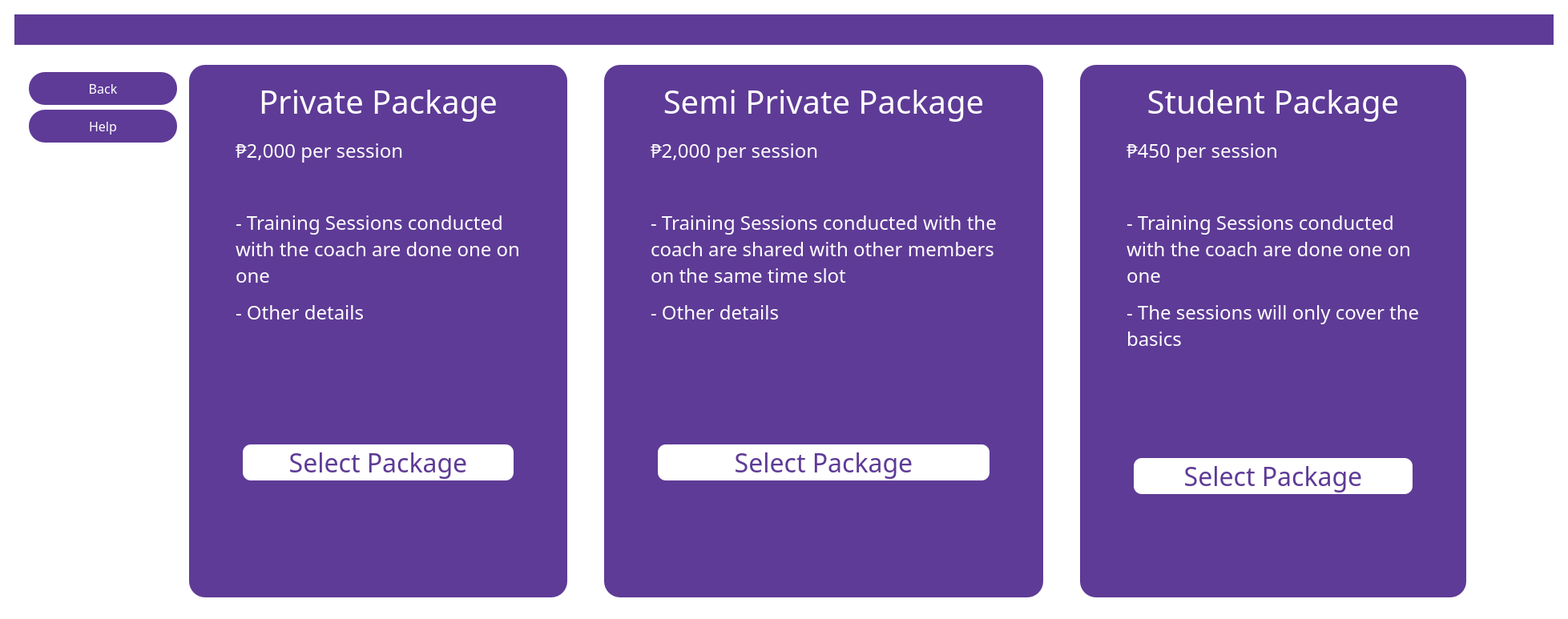
<?xml version="1.0" encoding="UTF-8"?>
<ui version="4.0">
 <class>MainWindow</class>
 <widget class="QMainWindow" name="MainWindow">
  <property name="geometry">
   <rect>
    <x>0</x>
    <y>0</y>
    <width>1957</width>
    <height>773</height>
   </rect>
  </property>
  <property name="windowTitle">
   <string>MainWindow</string>
  </property>
  <property name="styleSheet">
   <string notr="true">QMainWindow
{
background:white;
}</string>
  </property>
  <widget class="QWidget" name="centralwidget">
   <property name="styleSheet">
    <string notr="true">QWidget
{
background: white;
}</string>
   </property>
   <layout class="QVBoxLayout" name="verticalLayout">
    <item>
     <widget class="QWidget" name="widget" native="true">
      <layout class="QVBoxLayout" name="verticalLayout_2">
       <item>
        <widget class="QWidget" name="widget_2" native="true">
         <property name="maximumSize">
          <size>
           <width>16777215</width>
           <height>171</height>
          </size>
         </property>
         <property name="styleSheet">
          <string notr="true">QWidget
{
background-color: #5e3b96;
}</string>
         </property>
         <layout class="QHBoxLayout" name="horizontalLayout">
          <item>
           <spacer name="horizontalSpacer">
            <property name="orientation">
             <enum>Qt::Orientation::Horizontal</enum>
            </property>
            <property name="sizeHint" stdset="0">
             <size>
              <width>141</width>
              <height>20</height>
             </size>
            </property>
           </spacer>
          </item>
          <item>
           <widget class="QLabel" name="logo">
            <property name="maximumSize">
             <size>
              <width>621</width>
              <height>171</height>
             </size>
            </property>
            <property name="styleSheet">
             <string notr="true">QLabel
{
background-url:&quot;C:\Users\JC\Desktop\SOFT ENG\assets\Anytime_Fitness_logo.png&quot;;
}</string>
            </property>
            <property name="text">
             <string/>
            </property>
            <property name="pixmap">
             <pixmap>../../softeng-main/logos/logog.jpg</pixmap>
            </property>
            <property name="scaledContents">
             <bool>true</bool>
            </property>
           </widget>
          </item>
          <item>
           <spacer name="horizontalSpacer_2">
            <property name="orientation">
             <enum>Qt::Orientation::Horizontal</enum>
            </property>
            <property name="sizeHint" stdset="0">
             <size>
              <width>40</width>
              <height>20</height>
             </size>
            </property>
           </spacer>
          </item>
         </layout>
        </widget>
       </item>
       <item>
        <spacer name="verticalSpacer_2">
         <property name="orientation">
          <enum>Qt::Orientation::Vertical</enum>
         </property>
         <property name="sizeType">
          <enum>QSizePolicy::Policy::Fixed</enum>
         </property>
         <property name="sizeHint" stdset="0">
          <size>
           <width>20</width>
           <height>10</height>
          </size>
         </property>
        </spacer>
       </item>
       <item>
        <widget class="QWidget" name="widget_3" native="true">
         <layout class="QHBoxLayout" name="horizontalLayout_2">
          <item>
           <widget class="QWidget" name="widget_14" native="true">
            <layout class="QVBoxLayout" name="verticalLayout_10">
             <item>
              <widget class="QPushButton" name="back">
               <property name="sizePolicy">
                <sizepolicy hsizetype="Minimum" vsizetype="Minimum">
                 <horstretch>0</horstretch>
                 <verstretch>0</verstretch>
                </sizepolicy>
               </property>
               <property name="minimumSize">
                <size>
                 <width>71</width>
                 <height>41</height>
                </size>
               </property>
               <property name="maximumSize">
                <size>
                 <width>555</width>
                 <height>350</height>
                </size>
               </property>
               <property name="font">
                <font>
                 <family>Arial Black</family>
                 <pointsize>12</pointsize>
                 <bold>false</bold>
                </font>
               </property>
               <property name="styleSheet">
                <string notr="true">QPushButton
{
background-color: #5e3b96;
color:white;
 border-radius:20px;
}</string>
               </property>
               <property name="text">
                <string>Back</string>
               </property>
              </widget>
             </item>
             <item>
              <widget class="QPushButton" name="help">
               <property name="sizePolicy">
                <sizepolicy hsizetype="Minimum" vsizetype="Minimum">
                 <horstretch>0</horstretch>
                 <verstretch>0</verstretch>
                </sizepolicy>
               </property>
               <property name="minimumSize">
                <size>
                 <width>71</width>
                 <height>41</height>
                </size>
               </property>
               <property name="font">
                <font>
                 <family>Arial Black</family>
                 <pointsize>12</pointsize>
                </font>
               </property>
               <property name="styleSheet">
                <string notr="true">QPushButton
{
background-color: #5e3b96;
color:white;
 border-radius:20px;
}</string>
               </property>
               <property name="text">
                <string>Help</string>
               </property>
              </widget>
             </item>
             <item>
              <spacer name="verticalSpacer">
               <property name="orientation">
                <enum>Qt::Orientation::Vertical</enum>
               </property>
               <property name="sizeHint" stdset="0">
                <size>
                 <width>20</width>
                 <height>40</height>
                </size>
               </property>
              </spacer>
             </item>
            </layout>
           </widget>
          </item>
          <item>
           <widget class="QWidget" name="widget_5" native="true">
            <property name="sizePolicy">
             <sizepolicy hsizetype="Preferred" vsizetype="Preferred">
              <horstretch>0</horstretch>
              <verstretch>0</verstretch>
             </sizepolicy>
            </property>
            <property name="maximumSize">
             <size>
              <width>16777215</width>
              <height>16777215</height>
             </size>
            </property>
            <property name="styleSheet">
             <string notr="true">QWidget
{
background-color: #5e3b96;
border-radius:20px;
}</string>
            </property>
            <layout class="QHBoxLayout" name="horizontalLayout_3">
             <item>
              <spacer name="horizontalSpacer_7">
               <property name="orientation">
                <enum>Qt::Orientation::Horizontal</enum>
               </property>
               <property name="sizeType">
                <enum>QSizePolicy::Policy::Fixed</enum>
               </property>
               <property name="sizeHint" stdset="0">
                <size>
                 <width>40</width>
                 <height>20</height>
                </size>
               </property>
              </spacer>
             </item>
             <item>
              <widget class="QWidget" name="widget_6" native="true">
               <layout class="QVBoxLayout" name="verticalLayout_3">
                <item>
                 <widget class="QLabel" name="package1">
                  <property name="sizePolicy">
                   <sizepolicy hsizetype="Preferred" vsizetype="Fixed">
                    <horstretch>0</horstretch>
                    <verstretch>0</verstretch>
                   </sizepolicy>
                  </property>
                  <property name="maximumSize">
                   <size>
                    <width>16777215</width>
                    <height>55</height>
                   </size>
                  </property>
                  <property name="font">
                   <font>
                    <family>Arial Black</family>
                    <pointsize>30</pointsize>
                   </font>
                  </property>
                  <property name="layoutDirection">
                   <enum>Qt::LayoutDirection::LeftToRight</enum>
                  </property>
                  <property name="styleSheet">
                   <string notr="true">QLabel
{
color:white;
}</string>
                  </property>
                  <property name="text">
                   <string>Private Package</string>
                  </property>
                  <property name="alignment">
                   <set>Qt::AlignmentFlag::AlignBottom|Qt::AlignmentFlag::AlignHCenter</set>
                  </property>
                 </widget>
                </item>
                <item>
                 <widget class="QLabel" name="price1">
                  <property name="sizePolicy">
                   <sizepolicy hsizetype="Preferred" vsizetype="Fixed">
                    <horstretch>0</horstretch>
                    <verstretch>0</verstretch>
                   </sizepolicy>
                  </property>
                  <property name="maximumSize">
                   <size>
                    <width>16777215</width>
                    <height>45</height>
                   </size>
                  </property>
                  <property name="font">
                   <font>
                    <family>Arial Black</family>
                    <pointsize>18</pointsize>
                   </font>
                  </property>
                  <property name="styleSheet">
                   <string notr="true">QLabel
{
color:white;
}</string>
                  </property>
                  <property name="text">
                   <string>₱2,000 per session</string>
                  </property>
                  <property name="scaledContents">
                   <bool>false</bool>
                  </property>
                  <property name="alignment">
                   <set>Qt::AlignmentFlag::AlignBottom|Qt::AlignmentFlag::AlignLeading|Qt::AlignmentFlag::AlignLeft</set>
                  </property>
                 </widget>
                </item>
                <item>
                 <spacer name="verticalSpacer_3">
                  <property name="orientation">
                   <enum>Qt::Orientation::Vertical</enum>
                  </property>
                  <property name="sizeType">
                   <enum>QSizePolicy::Policy::Fixed</enum>
                  </property>
                  <property name="sizeHint" stdset="0">
                   <size>
                    <width>20</width>
                    <height>50</height>
                   </size>
                  </property>
                 </spacer>
                </item>
                <item>
                 <widget class="QLabel" name="label_3">
                  <property name="sizePolicy">
                   <sizepolicy hsizetype="Preferred" vsizetype="Fixed">
                    <horstretch>0</horstretch>
                    <verstretch>0</verstretch>
                   </sizepolicy>
                  </property>
                  <property name="font">
                   <font>
                    <family>Arial Black</family>
                    <pointsize>18</pointsize>
                   </font>
                  </property>
                  <property name="styleSheet">
                   <string notr="true">QLabel
{
color:white;
}</string>
                  </property>
                  <property name="text">
                   <string>&lt;html&gt;&lt;head/&gt;&lt;body&gt;&lt;p&gt;- Training Sessions conducted with the coach are done one on one&lt;/p&gt;&lt;p&gt;- Other details&lt;/p&gt;&lt;/body&gt;&lt;/html&gt;</string>
                  </property>
                  <property name="wordWrap">
                   <bool>true</bool>
                  </property>
                 </widget>
                </item>
                <item>
                 <spacer name="verticalSpacer_4">
                  <property name="orientation">
                   <enum>Qt::Orientation::Vertical</enum>
                  </property>
                  <property name="sizeType">
                   <enum>QSizePolicy::Policy::Fixed</enum>
                  </property>
                  <property name="sizeHint" stdset="0">
                   <size>
                    <width>20</width>
                    <height>15</height>
                   </size>
                  </property>
                 </spacer>
                </item>
                <item>
                 <widget class="QWidget" name="widget_10" native="true">
                  <layout class="QVBoxLayout" name="verticalLayout_6">
                   <item>
                    <widget class="QPushButton" name="booknow1">
                     <property name="font">
                      <font>
                       <family>Arial Black</family>
                       <pointsize>24</pointsize>
                      </font>
                     </property>
                     <property name="styleSheet">
                      <string notr="true">QPushButton
{
background-color:white;
color:#5e3b96;
border-radius:10px;
}</string>
                     </property>
                     <property name="text">
                      <string>Select Package</string>
                     </property>
                    </widget>
                   </item>
                  </layout>
                 </widget>
                </item>
               </layout>
              </widget>
             </item>
             <item>
              <spacer name="horizontalSpacer_5">
               <property name="orientation">
                <enum>Qt::Orientation::Horizontal</enum>
               </property>
               <property name="sizeType">
                <enum>QSizePolicy::Policy::Fixed</enum>
               </property>
               <property name="sizeHint" stdset="0">
                <size>
                 <width>40</width>
                 <height>20</height>
                </size>
               </property>
              </spacer>
             </item>
            </layout>
           </widget>
          </item>
          <item>
           <spacer name="horizontalSpacer_8">
            <property name="orientation">
             <enum>Qt::Orientation::Horizontal</enum>
            </property>
            <property name="sizeType">
             <enum>QSizePolicy::Policy::Fixed</enum>
            </property>
            <property name="sizeHint" stdset="0">
             <size>
              <width>40</width>
              <height>20</height>
             </size>
            </property>
           </spacer>
          </item>
          <item>
           <widget class="QWidget" name="widget_7" native="true">
            <property name="sizePolicy">
             <sizepolicy hsizetype="Preferred" vsizetype="Preferred">
              <horstretch>0</horstretch>
              <verstretch>0</verstretch>
             </sizepolicy>
            </property>
            <property name="maximumSize">
             <size>
              <width>16777215</width>
              <height>16777215</height>
             </size>
            </property>
            <property name="styleSheet">
             <string notr="true">QWidget
{
background-color: #5e3b96;
border-radius:20px;
}</string>
            </property>
            <layout class="QHBoxLayout" name="horizontalLayout_4">
             <item>
              <spacer name="horizontalSpacer_9">
               <property name="orientation">
                <enum>Qt::Orientation::Horizontal</enum>
               </property>
               <property name="sizeType">
                <enum>QSizePolicy::Policy::Fixed</enum>
               </property>
               <property name="sizeHint" stdset="0">
                <size>
                 <width>40</width>
                 <height>20</height>
                </size>
               </property>
              </spacer>
             </item>
             <item>
              <widget class="QWidget" name="widget_8" native="true">
               <layout class="QVBoxLayout" name="verticalLayout_5">
                <item>
                 <widget class="QLabel" name="package2">
                  <property name="sizePolicy">
                   <sizepolicy hsizetype="Preferred" vsizetype="Fixed">
                    <horstretch>0</horstretch>
                    <verstretch>0</verstretch>
                   </sizepolicy>
                  </property>
                  <property name="maximumSize">
                   <size>
                    <width>16777215</width>
                    <height>55</height>
                   </size>
                  </property>
                  <property name="font">
                   <font>
                    <family>Arial Black</family>
                    <pointsize>30</pointsize>
                   </font>
                  </property>
                  <property name="layoutDirection">
                   <enum>Qt::LayoutDirection::LeftToRight</enum>
                  </property>
                  <property name="styleSheet">
                   <string notr="true">QLabel
{
color:white;
}</string>
                  </property>
                  <property name="text">
                   <string>Semi Private Package</string>
                  </property>
                  <property name="alignment">
                   <set>Qt::AlignmentFlag::AlignBottom|Qt::AlignmentFlag::AlignHCenter</set>
                  </property>
                 </widget>
                </item>
                <item>
                 <widget class="QLabel" name="price2">
                  <property name="sizePolicy">
                   <sizepolicy hsizetype="Preferred" vsizetype="Fixed">
                    <horstretch>0</horstretch>
                    <verstretch>0</verstretch>
                   </sizepolicy>
                  </property>
                  <property name="maximumSize">
                   <size>
                    <width>16777215</width>
                    <height>45</height>
                   </size>
                  </property>
                  <property name="font">
                   <font>
                    <family>Arial Black</family>
                    <pointsize>18</pointsize>
                   </font>
                  </property>
                  <property name="styleSheet">
                   <string notr="true">QLabel
{
color:white;
}</string>
                  </property>
                  <property name="text">
                   <string>₱2,000 per session</string>
                  </property>
                  <property name="scaledContents">
                   <bool>false</bool>
                  </property>
                  <property name="alignment">
                   <set>Qt::AlignmentFlag::AlignBottom|Qt::AlignmentFlag::AlignLeading|Qt::AlignmentFlag::AlignLeft</set>
                  </property>
                 </widget>
                </item>
                <item>
                 <spacer name="verticalSpacer_5">
                  <property name="orientation">
                   <enum>Qt::Orientation::Vertical</enum>
                  </property>
                  <property name="sizeType">
                   <enum>QSizePolicy::Policy::Fixed</enum>
                  </property>
                  <property name="sizeHint" stdset="0">
                   <size>
                    <width>20</width>
                    <height>50</height>
                   </size>
                  </property>
                 </spacer>
                </item>
                <item>
                 <widget class="QLabel" name="label_6">
                  <property name="sizePolicy">
                   <sizepolicy hsizetype="Preferred" vsizetype="Fixed">
                    <horstretch>0</horstretch>
                    <verstretch>0</verstretch>
                   </sizepolicy>
                  </property>
                  <property name="font">
                   <font>
                    <family>Arial Black</family>
                    <pointsize>18</pointsize>
                   </font>
                  </property>
                  <property name="styleSheet">
                   <string notr="true">QLabel
{
color:white;
}</string>
                  </property>
                  <property name="text">
                   <string>&lt;html&gt;&lt;head/&gt;&lt;body&gt;&lt;p&gt;- Training Sessions conducted with the coach are shared with other members on the same time slot&lt;/p&gt;&lt;p&gt;- Other details&lt;/p&gt;&lt;/body&gt;&lt;/html&gt;</string>
                  </property>
                  <property name="wordWrap">
                   <bool>true</bool>
                  </property>
                 </widget>
                </item>
                <item>
                 <spacer name="verticalSpacer_6">
                  <property name="orientation">
                   <enum>Qt::Orientation::Vertical</enum>
                  </property>
                  <property name="sizeType">
                   <enum>QSizePolicy::Policy::Fixed</enum>
                  </property>
                  <property name="sizeHint" stdset="0">
                   <size>
                    <width>20</width>
                    <height>15</height>
                   </size>
                  </property>
                 </spacer>
                </item>
                <item>
                 <widget class="QWidget" name="widget_11" native="true">
                  <layout class="QVBoxLayout" name="verticalLayout_7">
                   <item>
                    <widget class="QPushButton" name="selectpackage2">
                     <property name="font">
                      <font>
                       <family>Arial Black</family>
                       <pointsize>24</pointsize>
                      </font>
                     </property>
                     <property name="styleSheet">
                      <string notr="true">QPushButton
{
background-color:white;
color:#5e3b96;
border-radius:10px;
}</string>
                     </property>
                     <property name="text">
                      <string>Select Package</string>
                     </property>
                    </widget>
                   </item>
                  </layout>
                 </widget>
                </item>
               </layout>
              </widget>
             </item>
             <item>
              <spacer name="horizontalSpacer_10">
               <property name="orientation">
                <enum>Qt::Orientation::Horizontal</enum>
               </property>
               <property name="sizeType">
                <enum>QSizePolicy::Policy::Fixed</enum>
               </property>
               <property name="sizeHint" stdset="0">
                <size>
                 <width>40</width>
                 <height>20</height>
                </size>
               </property>
              </spacer>
             </item>
            </layout>
           </widget>
          </item>
          <item>
           <spacer name="horizontalSpacer_13">
            <property name="orientation">
             <enum>Qt::Orientation::Horizontal</enum>
            </property>
            <property name="sizeType">
             <enum>QSizePolicy::Policy::Fixed</enum>
            </property>
            <property name="sizeHint" stdset="0">
             <size>
              <width>40</width>
              <height>20</height>
             </size>
            </property>
           </spacer>
          </item>
          <item>
           <widget class="QWidget" name="widget_9" native="true">
            <property name="sizePolicy">
             <sizepolicy hsizetype="Preferred" vsizetype="Preferred">
              <horstretch>0</horstretch>
              <verstretch>0</verstretch>
             </sizepolicy>
            </property>
            <property name="maximumSize">
             <size>
              <width>16777215</width>
              <height>16777215</height>
             </size>
            </property>
            <property name="styleSheet">
             <string notr="true">QWidget
{
background-color: #5e3b96;
border-radius:20px;
}</string>
            </property>
            <layout class="QHBoxLayout" name="horizontalLayout_5">
             <item>
              <spacer name="horizontalSpacer_11">
               <property name="orientation">
                <enum>Qt::Orientation::Horizontal</enum>
               </property>
               <property name="sizeType">
                <enum>QSizePolicy::Policy::Fixed</enum>
               </property>
               <property name="sizeHint" stdset="0">
                <size>
                 <width>40</width>
                 <height>20</height>
                </size>
               </property>
              </spacer>
             </item>
             <item>
              <widget class="QWidget" name="widget_12" native="true">
               <layout class="QVBoxLayout" name="verticalLayout_8">
                <item>
                 <widget class="QLabel" name="package3">
                  <property name="sizePolicy">
                   <sizepolicy hsizetype="Preferred" vsizetype="Fixed">
                    <horstretch>0</horstretch>
                    <verstretch>0</verstretch>
                   </sizepolicy>
                  </property>
                  <property name="maximumSize">
                   <size>
                    <width>16777215</width>
                    <height>55</height>
                   </size>
                  </property>
                  <property name="font">
                   <font>
                    <family>Arial Black</family>
                    <pointsize>30</pointsize>
                   </font>
                  </property>
                  <property name="layoutDirection">
                   <enum>Qt::LayoutDirection::LeftToRight</enum>
                  </property>
                  <property name="styleSheet">
                   <string notr="true">QLabel
{
color:white;
}</string>
                  </property>
                  <property name="text">
                   <string>Student Package</string>
                  </property>
                  <property name="alignment">
                   <set>Qt::AlignmentFlag::AlignBottom|Qt::AlignmentFlag::AlignHCenter</set>
                  </property>
                 </widget>
                </item>
                <item>
                 <widget class="QLabel" name="price3">
                  <property name="sizePolicy">
                   <sizepolicy hsizetype="Preferred" vsizetype="Fixed">
                    <horstretch>0</horstretch>
                    <verstretch>0</verstretch>
                   </sizepolicy>
                  </property>
                  <property name="maximumSize">
                   <size>
                    <width>16777215</width>
                    <height>45</height>
                   </size>
                  </property>
                  <property name="font">
                   <font>
                    <family>Arial Black</family>
                    <pointsize>18</pointsize>
                   </font>
                  </property>
                  <property name="styleSheet">
                   <string notr="true">QLabel
{
color:white;
}</string>
                  </property>
                  <property name="text">
                   <string>₱450 per session</string>
                  </property>
                  <property name="scaledContents">
                   <bool>false</bool>
                  </property>
                  <property name="alignment">
                   <set>Qt::AlignmentFlag::AlignBottom|Qt::AlignmentFlag::AlignLeading|Qt::AlignmentFlag::AlignLeft</set>
                  </property>
                 </widget>
                </item>
                <item>
                 <spacer name="verticalSpacer_7">
                  <property name="orientation">
                   <enum>Qt::Orientation::Vertical</enum>
                  </property>
                  <property name="sizeType">
                   <enum>QSizePolicy::Policy::Fixed</enum>
                  </property>
                  <property name="sizeHint" stdset="0">
                   <size>
                    <width>20</width>
                    <height>50</height>
                   </size>
                  </property>
                 </spacer>
                </item>
                <item>
                 <widget class="QLabel" name="label_9">
                  <property name="sizePolicy">
                   <sizepolicy hsizetype="Preferred" vsizetype="Fixed">
                    <horstretch>0</horstretch>
                    <verstretch>0</verstretch>
                   </sizepolicy>
                  </property>
                  <property name="font">
                   <font>
                    <family>Arial Black</family>
                    <pointsize>18</pointsize>
                   </font>
                  </property>
                  <property name="styleSheet">
                   <string notr="true">QLabel
{
color:white;
}</string>
                  </property>
                  <property name="text">
                   <string>&lt;html&gt;&lt;head/&gt;&lt;body&gt;&lt;p&gt;- Training Sessions conducted with the coach are done one on one&lt;/p&gt;&lt;p&gt;- The sessions will only cover the basics&lt;/p&gt;&lt;/body&gt;&lt;/html&gt;</string>
                  </property>
                  <property name="wordWrap">
                   <bool>true</bool>
                  </property>
                 </widget>
                </item>
                <item>
                 <spacer name="verticalSpacer_8">
                  <property name="orientation">
                   <enum>Qt::Orientation::Vertical</enum>
                  </property>
                  <property name="sizeType">
                   <enum>QSizePolicy::Policy::Fixed</enum>
                  </property>
                  <property name="sizeHint" stdset="0">
                   <size>
                    <width>20</width>
                    <height>15</height>
                   </size>
                  </property>
                 </spacer>
                </item>
                <item>
                 <widget class="QWidget" name="widget_13" native="true">
                  <layout class="QVBoxLayout" name="verticalLayout_9">
                   <item>
                    <widget class="QPushButton" name="selectpackage3">
                     <property name="font">
                      <font>
                       <family>Arial Black</family>
                       <pointsize>24</pointsize>
                      </font>
                     </property>
                     <property name="styleSheet">
                      <string notr="true">QPushButton
{
background-color:white;
color:#5e3b96;
border-radius:10px;
}</string>
                     </property>
                     <property name="text">
                      <string>Select Package</string>
                     </property>
                    </widget>
                   </item>
                  </layout>
                 </widget>
                </item>
               </layout>
              </widget>
             </item>
             <item>
              <spacer name="horizontalSpacer_12">
               <property name="orientation">
                <enum>Qt::Orientation::Horizontal</enum>
               </property>
               <property name="sizeType">
                <enum>QSizePolicy::Policy::Fixed</enum>
               </property>
               <property name="sizeHint" stdset="0">
                <size>
                 <width>40</width>
                 <height>20</height>
                </size>
               </property>
              </spacer>
             </item>
            </layout>
           </widget>
          </item>
          <item>
           <spacer name="horizontalSpacer_3">
            <property name="orientation">
             <enum>Qt::Orientation::Horizontal</enum>
            </property>
            <property name="sizeType">
             <enum>QSizePolicy::Policy::Fixed</enum>
            </property>
            <property name="sizeHint" stdset="0">
             <size>
              <width>100</width>
              <height>20</height>
             </size>
            </property>
           </spacer>
          </item>
         </layout>
        </widget>
       </item>
      </layout>
     </widget>
    </item>
   </layout>
  </widget>
 </widget>
 <resources/>
 <connections/>
</ui>
